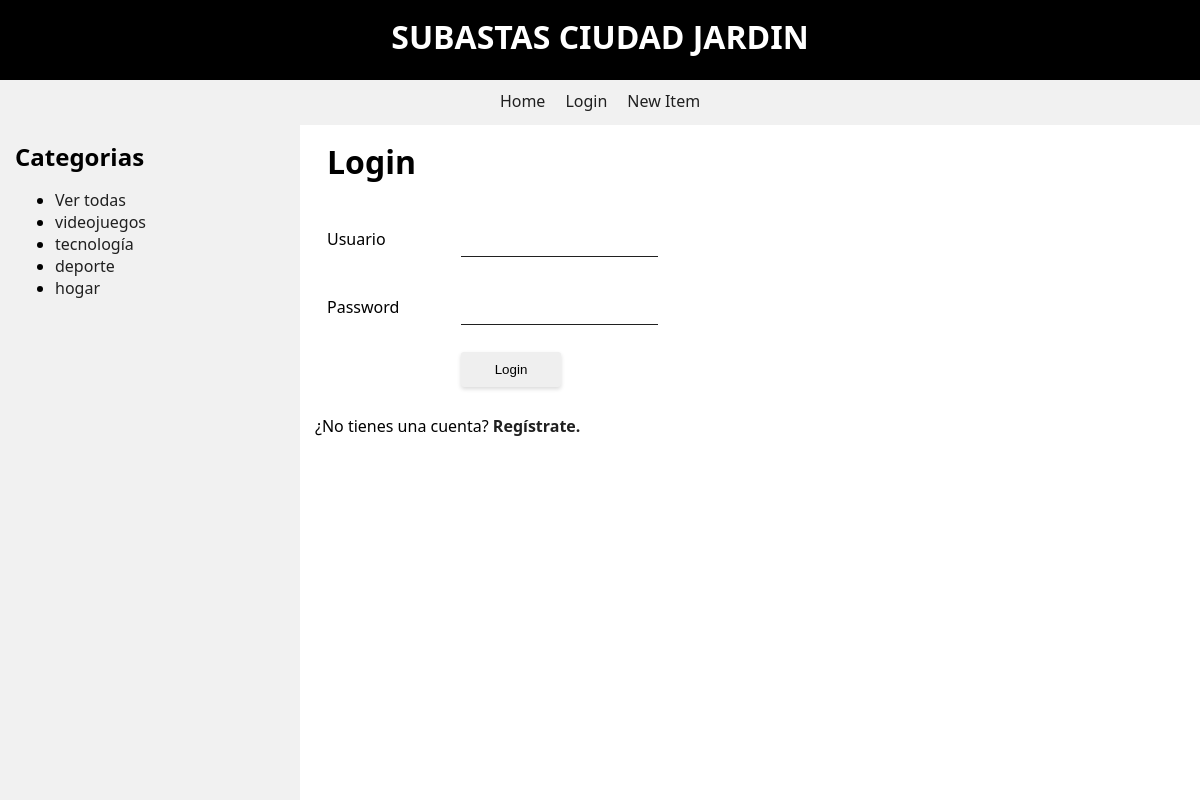
Screenshot of /php/UD5/views/login.php with the database file from the repository.
### tables this page shows
CREATE TABLE IF NOT EXISTS `categoria` (
  `id` int(11) NOT NULL AUTO_INCREMENT,
  `categoria` varchar(30) NOT NULL,
  PRIMARY KEY (`id`)
);

### php/UD5/db/model.php (called while the page is built, shortened)
<?php
function getCategories($conn)
{
    $sql = "SELECT * FROM CATEGORIA";
    $query = mysqli_query($conn, $sql);
    $result = [];
    while ($category = mysqli_fetch_assoc($query)) {
        $result[] = $category;
    }
    return $result;
}

### php/UD5/views/bar.php (the view)
<h2>Categorias</h2>
<?php
    echo "<ul>";
    if($conn) {
        $categories = getCategories($conn);
        $categoryIndex = isset($categoryIndex) ? $categoryIndex : "";
        if(count($categories))
            echo "<li><a ".($categoryIndex == "all" ? "class='selected'": "")." href='" . BASE_ROUTE . "/views/index.php?category=all'>Ver todas</a></li>";
        foreach ($categories as $category) {
            $class = ($category['id'] == $categoryIndex) ? "class='selected'" : "" ;
            echo "<li><a ".$class." href='" . BASE_ROUTE . "/views/index.php?category=".$category['id']."'>".$category['categoria']."</a></li>";
        }
    }
    echo "</ul>";
?>

### php/UD5/styles/master.css (style rules this page uses)
:root { --font : 'Segoe UI', Tahoma, Geneva, Verdana, sans-serif; --smooth-shadow : 0px 2px 4px rgba(0,0,0,.15); --lite-shadow: 0px 2px 4px rgba(0,0,0,.05); --error-color : #fa2000; --accent-color : dodgerblue; --white : #fff; --black : #000; --elegant-black : #202020; --shutdown-black : #404040; --lightgray : #f1f1f1; }
body { font-family: var(--font); margin: 0; }
a { text-decoration: none; color: var(--elegant-black); transition: .25s; }
#bar li { height: auto; }
#bar h2 { margin: 0; }

### rows the page displays
categoria: categoria "videojuegos"
categoria: categoria "tecnología"
categoria: categoria "deporte"
categoria: categoria "hogar"
